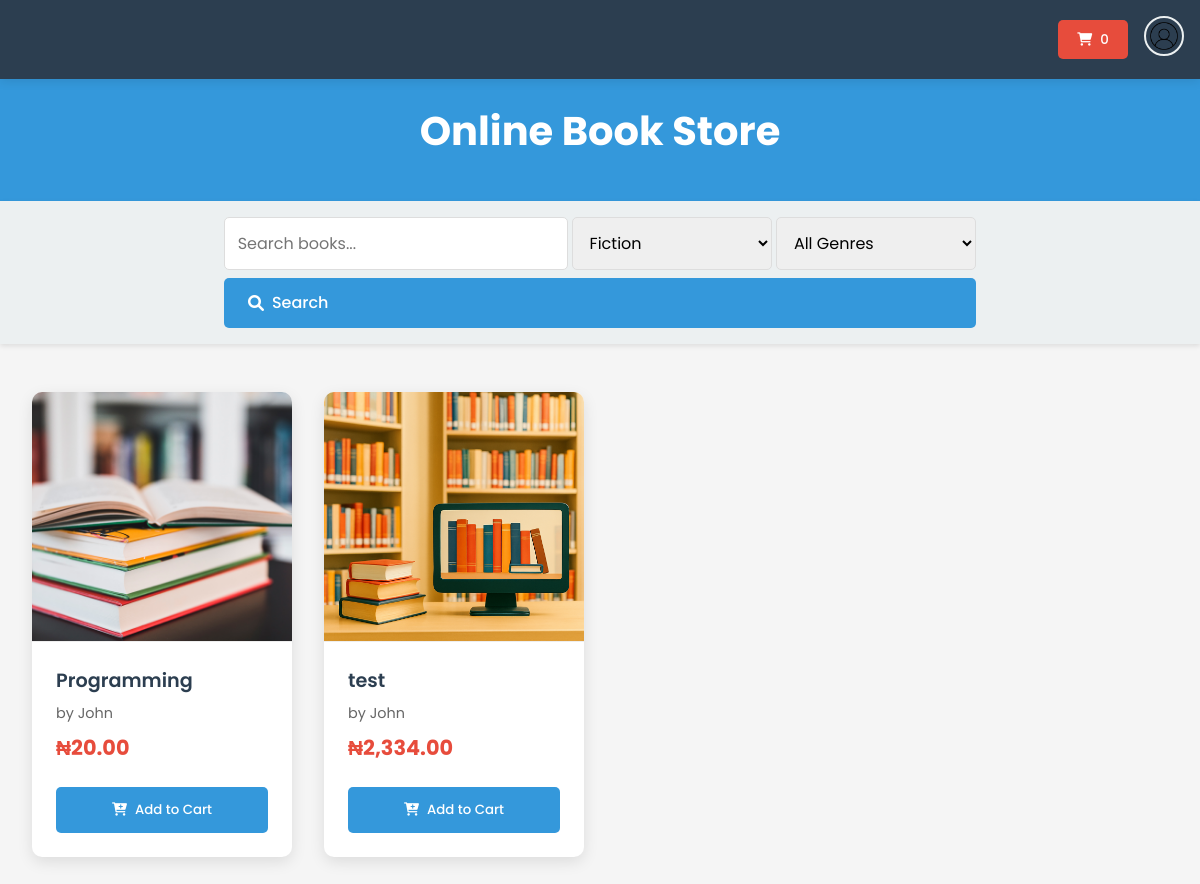
Screenshot of /library.php?category=fiction (signed in) with the database file from the repository.
### tables this page shows
CREATE TABLE `books` (
  `id` int(11) NOT NULL,
  `title` varchar(255) NOT NULL,
  `author` varchar(255) NOT NULL,
  `price` decimal(10,2) NOT NULL,
  `category` varchar(100) DEFAULT NULL,
  `genre` varchar(100) DEFAULT NULL,
  `image_path` varchar(255) DEFAULT NULL,
  `file_path` varchar(255) DEFAULT NULL,
  `description` text DEFAULT NULL,
  `created_at` timestamp NOT NULL DEFAULT current_timestamp()
);

### library.php (the view, shortened to what this page needs)
<?php
require_once './php/db.php';
$naira = "&#x20A6;";
$query = isset($_GET['query']) ? trim($_GET['query']) : '';
$category = isset($_GET['category']) ? trim($_GET['category']) : '';
$sql = "SELECT * FROM books WHERE 1=1";
$params = [];
if (!empty($category)) {
  $sql .= " AND category = ?";
  $params[] = $category;
}
$stmt = $pdo->prepare($sql);
$stmt->execute($params);
$books = $stmt->fetchAll(PDO::FETCH_ASSOC);
$cart_stmt = $pdo->prepare("
  SELECT COUNT(*) as count, SUM(b.price * c.quantity) as total
  FROM cart c
  JOIN books b ON c.book_id = b.id
  WHERE c.user_id = ?
");
$cart_stmt->execute([$_SESSION['user_id']]);
$cart_data = $cart_stmt->fetch(PDO::FETCH_ASSOC);
$cart_count = $cart_data['count'] ?? 0;
?>
<!DOCTYPE html>
<html lang="en">
<head>
  <link rel="stylesheet" href="https://cdnjs.cloudflare.com/ajax/libs/font-awesome/6.0.0-beta3/css/all.min.css">
</head>
<body>
  <header class="main-header">
    <div class="cart-container">
      <button class="cart-btn" onclick="toggleCartDropdown()">
        <i class="fas fa-shopping-cart"></i> <span id="cart-count"><?= $cart_count ?></span>
      </button>
    </div>
    <div class="profile-dropdown" onclick="toggleSidebar()">
      <img src="images/user-profile-icon-free-vector_prev_ui.png" alt="User" class="profile-icon" />
    </div>
  </header>
  <div class="header" style="margin-top: 5px;">
    <h1>Online Book Store</h1>
  </div>
  <div class="search-bar">
    <form action="library.php" method="GET">
      <input type="text" name="query" placeholder="Search books..." value="<?= htmlspecialchars($query) ?>">
      <select name="category">
        <option value="fiction" <?= $category === 'fiction' ? 'selected' : '' ?>>Fiction</option>
      </select>
      <select name="genre">
        <option value="">All Genres</option>
      </select>
      <button type="submit" style="width: 100%; margin-top: 8px;">
        <i class="fas fa-search"></i> Search
      </button>
    </form>
  </div>
  <div class="store-container" id="store">
    <?php if (empty($books)): ?>
      <p class="no-books">No books found matching your criteria.</p>
    <?php else: ?>
      <?php foreach ($books as $book): ?>
        <div class="book">
          <img src="<?= htmlspecialchars($book['image_path'] ?: 'https://via.placeholder.com/150') ?>" alt="<?= htmlspecialchars($book['title']) ?>">
          <div class="book-details">
            <div class="book-title"><?= htmlspecialchars($book['title']) ?></div>
            <div class="book-author">by <?= htmlspecialchars($book['author']) ?></div>
            <div class="book-price"><?php echo $naira ?><?= number_format($book['price'], 2) ?></div>
            <button class="add-to-cart" onclick="addToCart(<?= $book['id'] ?>, '<?= htmlspecialchars(addslashes($book['title'])) ?>', <?= $book['price'] ?>, event)">
              <i class="fas fa-cart-plus"></i> Add to Cart
            </button>
          </div>
        </div>
      <?php endforeach; ?>
    <?php endif; ?>
  </div>
</body>
</html>

### library.php (style rules this page uses)
:root { --primary-color: #2c3e50; --secondary-color: #3498db; --accent-color: #e74c3c; --light-color: #ecf0f1; --dark-color: #2c3e50; --sidebar-width: 300px; --success-color: #2ecc71; --warning-color: #f39c12; }
* { margin: 0; padding: 0; box-sizing: border-box; font-family: 'Poppins', sans-serif; }
body { background-color: #f5f5f5; transition: all 0.3s ease; position: relative; min-height: 100vh; }
.main-header { display: flex; justify-content: flex-end; align-items: center; padding: 1rem; background-color: var(--primary-color); color: white; position: fixed; top: 0; left: 0; right: 0; z-index: 100; box-shadow: 0 2px 10px rgba(0, 0, 0, 0.1); }
.profile-dropdown { position: relative; cursor: pointer; margin-left: 1rem; }
.profile-icon { width: 40px; height: 40px; border-radius: 50%; object-fit: cover; border: 2px solid var(--light-color); transition: transform 0.3s ease; }
.header { text-align: center; padding: 6rem 0 2rem; background-color: var(--secondary-color); color: white; }
.header h1 { font-size: 2.5rem; margin-bottom: 0.5rem; }
.search-bar { display: flex; justify-content: center; padding: 1rem; background-color: var(--light-color); flex-wrap: wrap; gap: 0.5rem; position: sticky; top: 70px; z-index: 90; box-shadow: 0 2px 5px rgba(0, 0, 0, 0.1); }
.search-bar input, .search-bar select { padding: 0.8rem; border: 1px solid #ddd; border-radius: 5px; font-size: 1rem; min-width: 200px; transition: all 0.3s ease; }
.search-bar button { padding: 0.8rem 1.5rem; background-color: var(--secondary-color); color: white; border: none; border-radius: 5px; cursor: pointer; font-size: 1rem; font-weight: 500; transition: all 0.3s ease; display: flex; align-items: center; gap: 0.5rem; }
.store-container { display: grid; grid-template-columns: repeat(auto-fill, minmax(250px, 1fr)); gap: 2rem; padding: 2rem; margin-top: 1rem; overflow-y: auto; }
.book { background: white; border-radius: 10px; overflow: hidden; box-shadow: 0 5px 15px rgba(0, 0, 0, 0.1); transition: all 0.3s ease; display: flex; flex-direction: column; }
.book img { width: 100%; height: 250px; object-fit: cover; border-bottom: 1px solid #eee; }
.book-details { padding: 1.5rem; flex: 1; display: flex; flex-direction: column; }
.book-title { font-weight: 600; margin-bottom: 0.5rem; font-size: 1.2rem; color: var(--dark-color); }
.book-author { color: #666; margin-bottom: 0.5rem; font-size: 0.9rem; }
.book-price { font-weight: bold; color: var(--accent-color); margin-bottom: 1.5rem; font-size: 1.3rem; }
.add-to-cart { width: 100%; padding: 0.8rem; background-color: var(--secondary-color); color: white; border: none; border-radius: 5px; cursor: pointer; transition: all 0.3s ease; font-weight: 500; margin-top: auto; display: flex; align-items: center; justify-content: center; gap: 0.5rem; }
.cart-container { position: relative; }
.cart-btn { padding: 0.6rem 1.2rem; background-color: var(--accent-color); color: white; border: none; border-radius: 5px; cursor: pointer; font-weight: 500; transition: all 0.3s ease; display: flex; align-items: center; gap: 0.5rem; }

### rows the page displays
books: image_path (picture), title "Programming", author "John", price "20.00"
books: image_path+title (picture), title "test", author "John", price "2,334.00"

### other values shown
$cart_count "0"
